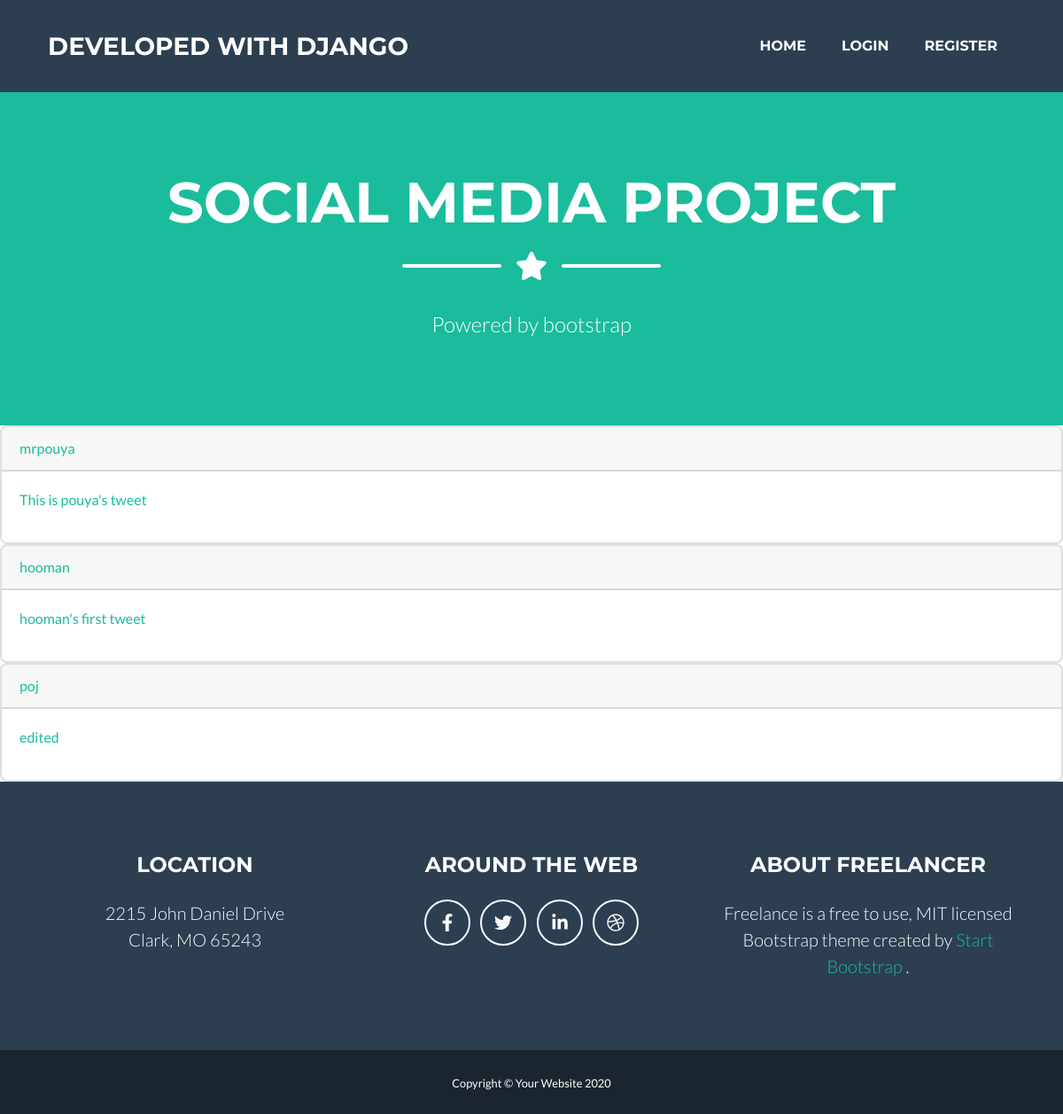
The page / on the database its author committed.
### posts/models.py (models this page shows, shortened)
class Post (models.Model):
    user = models.ForeignKey(User, on_delete=models.CASCADE)
    body = models.TextField(max_length = 400)
    slug = models.SlugField(max_length = 20)
    created = models.DateTimeField(auto_now_add=True)
    def get_absolute_url(self):
        return reverse('posts:post_detail', args=[self.created.year,
         self.created.month,
          self.created.day,
           self.slug])

### posts/views.py (the view)
# urls.py: path('', views.all_posts, name = 'all_posts'),
def all_posts(request):
    posts = Post.objects.all()
    return render(request, 'posts/all_posts.html', {'posts':posts})

### posts/templates/posts/all_posts.html
{% extends 'index.html' %}
{% block content %}
    {% for post in posts %}
        <div class="card">
            <p class="card-header"><a href="{% url 'account:dashboard' post.user.id %}"> {{post.user}}</a></p>
            <p class="card-body"> <a href="{{ post.get_absolute_url }}"> {{post.body}}</a></p>
        </div>
    {% endfor %}
{% endblock %}

### rows shown on the page
Post: user "mrpouya", body "This is pouya's tweet"
Post: user "hooman", body "hooman's first tweet"
Post: user "poj", body "edited"
